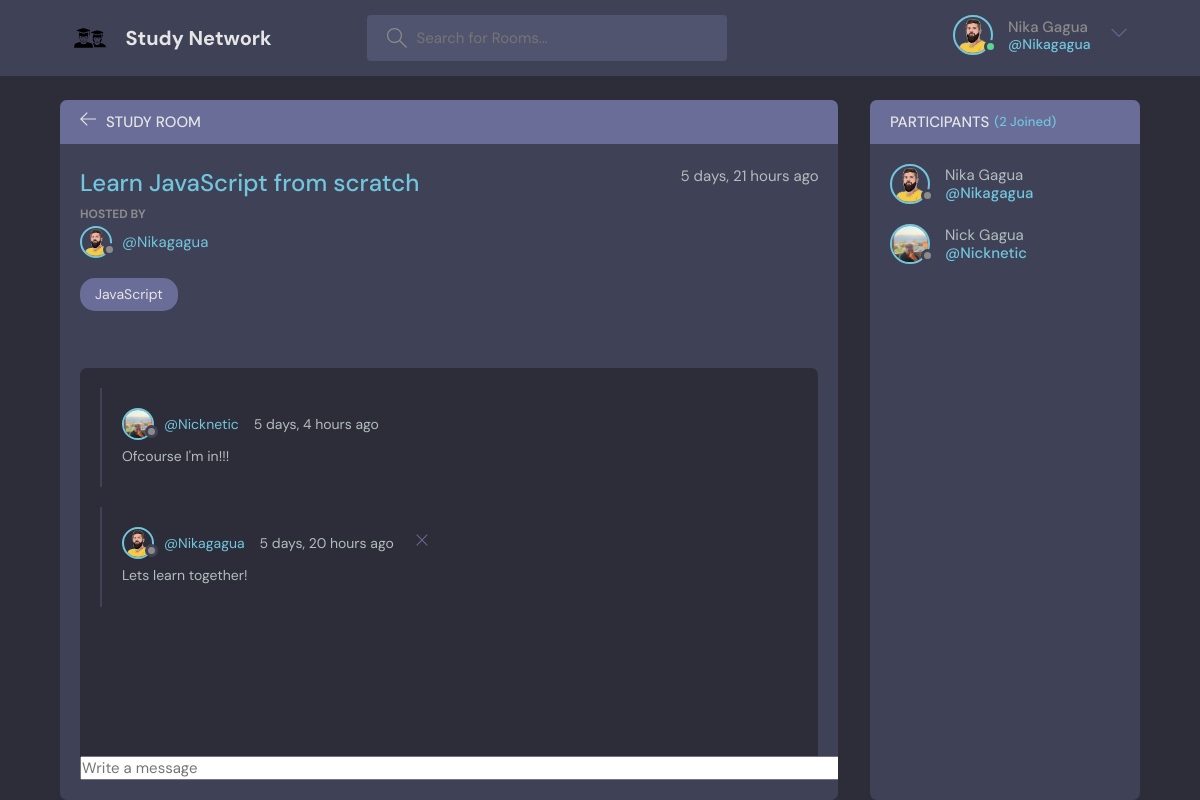
The page /room/21/ (signed in) on the database its author committed.
### base/models.py (models this page shows, shortened)
class User(AbstractUser):
    username = models.CharField(max_length=150, unique=True)
    name = models.CharField(max_length=200, null=True)
    email = models.EmailField(unique=True, null=True)
    bio = models.TextField(null=True)
    avatar = models.ImageField(null=True, default="avatar.svg")
    USERNAME_FIELD = 'email'
    REQUIRED_FIELDS = ['username']

class Room(models.Model):
    host = models.ForeignKey(User, on_delete=models.SET_NULL, null=True)
    topic = models.ForeignKey(Topic, on_delete=models.SET_NULL, null=True)
    name = models.CharField(max_length=200)
    description = models.TextField(null=True, blank=True)
    participants = models.ManyToManyField(User, related_name='participants', blank=True)
    updated = models.DateTimeField(auto_now=True)
    created = models.DateTimeField(auto_now_add=True)
    class Meta:
        ordering = ['-updated', '-created']

class Topic(models.Model):
    name = models.CharField(max_length=200)
    class Meta:
        ordering = ['-name']

class Message(models.Model):
    user = models.ForeignKey(User, on_delete=models.CASCADE)
    room = models.ForeignKey(Room, on_delete=models.CASCADE)
    body = models.TextField()
    updated = models.DateTimeField(auto_now=True)
    created = models.DateTimeField(auto_now_add=True)
    class Meta:
        ordering = ['-updated', '-created']

### base/views.py (the view, shortened to what this page needs)
# urls.py: path('room/<int:pk>/', views.room, name='room'),
@login_required(login_url='login')
def room(request, pk):
    form = MessageForm()
    room_info = Room.objects.get(id=pk)
    room_host = room_info.host.id if room_info.host else None
    room_messages = room_info.message_set.all()
    participants = room_info.participants.all()
    context = {
        'room_info': room_info,
        'room_messages': room_messages,
        'participants': participants,
        'room_host': room_host,
        'form': form
    }
    return render(request, 'base/room.html', context)

### base/forms.py
class MessageForm(ModelForm):
    class Meta:
        model = Message
        fields = ['body']

### base/templates/base/room.html (shortened to what this page needs)
{% extends 'main.html' %}
{% block content %}
    <main class="profile-page layout layout--2">
        <div class="container">
            <div class="room">
                <div class="room__top">
                    <div class="room__topLeft">
                        <a href="{% url 'home' %}">
                            <svg xmlns="http://www.w3.org/2000/svg" width="32" height="32" viewBox="0 0 32 32">
                                <title>arrow-left</title>
                                <path
                                        d="M13.723 2.286l-13.723 13.714 13.719 13.714 1.616-1.611-10.96-10.96h27.625v-2.286h-27.625l10.965-10.965-1.616-1.607z">
                                </path>
                            </svg>
                        </a>
                        <h3>Study Room</h3>
                    </div>
                </div>
                <div class="room__box scroll">
                    <div class="room__header scroll">
                        <div class="room__info">
                            <h3>{{ room_info.name }}</h3>
                            <span>{{ room_info.created|timesince }} ago</span>
                        </div>
                        <div class="room__hosted">
                            <p>Hosted By</p>
                            <a href="{% url 'user-profile' room_info.host.id %}" class="room__author">
                                <div class="avatar avatar--small">
                                    <img src="{{ room_info.host.avatar.url }}" alt="user avatar"/>
                                </div>
                                <span>@{{ room_info.host.username }}</span>
                            </a>
                        </div>
                        <span class="room__topics">{{ room_info.topic.name }}</span>
                    </div>
                    <div class="room__conversation">
                        <div class="threads scroll">
                            {% for message in room_messages %}
                                <div class="thread">
                                    <div class="thread__top">
                                        <div class="thread__author">
                                            <a href="{% url 'user-profile' message.user.id %}"
                                               class="thread__authorInfo">
                                                <div class="avatar avatar--small">
                                                    <img src="{{ message.user.avatar.url }}" alt=""/>
                                                </div>
                                                <span>@{{ message.user.username }}</span>
                                            </a>
                                            <span class="thread__date">{{ message.created|timesince }} ago</span>
                                        </div>
                                        {% if request.user == message.user %}
                                            <a href="{% url 'delete-message' message.id %}">
                                                <div class="thread__delete">
                                                    <svg xmlns="http://www.w3.org/2000/svg" width="32"
                                                         height="32" viewBox="0 0 32 32">
                                                        <title>remove</title>
                                                        <path
                                                                d="M27.314 6.019l-1.333-1.333-9.98 9.981-9.981-9.981-1.333 1.333 9.981 9.981-9.981 9.98 1.333 1.333 9.981-9.98 9.98 9.98 1.333-1.333-9.98-9.98 9.98-9.981z">
                                                        </path>
                                                    </svg>
                                                </div>
                                            </a>
                                        {% endif %}
                                    </div>
                                    <div class="thread__details">
                                        {{ message.body }}
                                    </div>
                                </div>
                            {% endfor %}
                        </div>
                    </div>
                </div>
                <div class="room__message">
                    <form action="" method="POST">
                        <label>
                            <input
                                    type="text"
                                    name="body"
                                    placeholder="Write a message"
                                    size="98"
                            />
                        </label>
                    </form>
                </div>
            </div>
            <div class="participants">
                <h3 class="participants__top">Participants <span>({{ participants.count }} Joined)</span></h3>
                <div class="participants__list scroll">
                    {% for user in participants %}
                        <a href="{% url 'user-profile' user.id %}" class="participant">
                            <div class="avatar avatar--medium">
                                <img src="{{ user.avatar.url }}" alt="user image"/>
                            </div>
                            <p>
                                {{ user.name }}
                                <span>@{{ user.username }}</span>
                            </p>
                        </a>
                    {% endfor %}
                </div>
            </div>
        </div>
    </main>
{% endblock content %}

### templates/navbar.html (shortened to what this page needs)
{% block content %}
    <header class="header header--loggedIn">
        <div class="container">
            <a href="{% url 'home' %}" class="header__logo">
                <img src="/static/assets/study-group-icon.svg" alt="logo"/>
                <h1>Study Network</h1>
            </a>
            <form class="header__search" method="get" action="{% url 'home' %}">
                <label>
                    <input type="text" name="q" placeholder="Search for Rooms..."/>
                </label>
            </form>
            <nav class="header__menu">
                {% if request.user.is_authenticated %}
                    <div class="header__user">
                        <a href="{% url 'user-profile' request.user.id %}">
                            <div class="avatar avatar--medium active">
                                <img src="{{ user.avatar.url }}" alt="=user avatar"/>
                            </div>
                            {% if request.user.name %}
                                <p>{{ request.user.name }}
                                    <span>@{{ request.user.username }}</span></p>
                            {% else %}
                                <p>{{ request.user.username.capitalize }}
                                    <span>@{{ request.user.username }}</span></p>
                            {% endif %}
                        </a>
                        <button class="dropdown-button">
                            <svg xmlns="http://www.w3.org/2000/svg" width="32" height="32"
                                 viewBox="0 0 32 32">
                                <title>chevron-down</title>
                                <path d="M16 21l-13-13h-3l16 16 16-16h-3l-13 13z"></path>
                            </svg>
                        </button>
                    </div>
                {% else %}
                    <a href="{% url 'login' %}">
                        <img src="/static/assets/avatar.svg" alt="">
                        <p>Login</p>
                    </a>
                {% endif %}
            </nav>
        </div>
    </header>
{% endblock %}

### rows shown on the page
User: avatar (picture), user.name "Nika Gagua", user.username "Nikagagua", name "Nika Gagua", username "Nikagagua"
Room: name "Learn JavaScript from scratch", created "5 days, 21 hours", host.avatar (picture), host.username "Nikagagua", topic.name "JavaScript"
Message: user.avatar (picture), user.username "Nicknetic", created "5 days, 4 hours", body "Ofcourse I'm in!!!"
Message: user.avatar (picture), user.username "Nikagagua", created "5 days, 20 hours", body "Lets learn together!"
User: avatar (picture), name "Nick Gagua", username "Nicknetic"

### other values the page prints
{{ participants.count }} "2"
